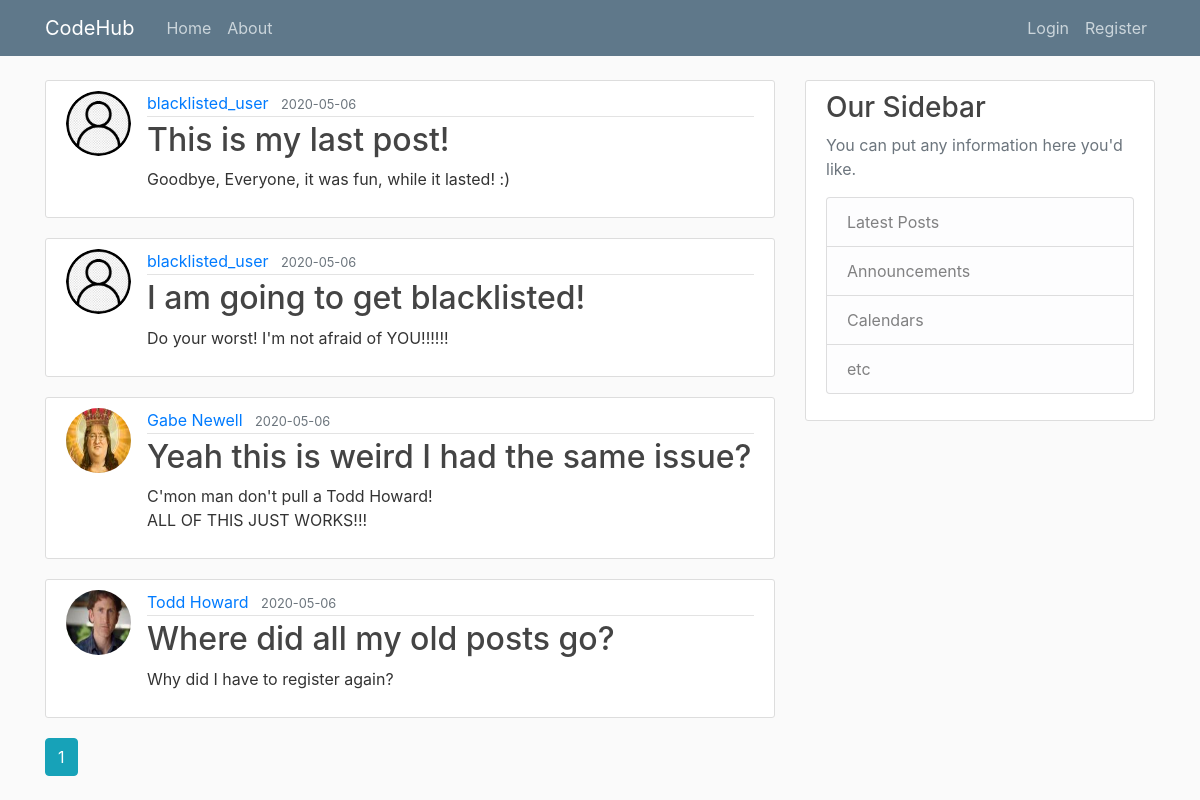
The page /home on the database its author committed.
### app/models.py (models this page shows, shortened)
class Post(db.Model):
    id = db.Column(db.Integer, primary_key=True)                                    # Primary Key
    title = db.Column(db.String(100), nullable=False)                               # Each Post will have a title, with a max(100) characters, uniqueness does not apply, and Null is not allowed!
    date_posted = db.Column(db.DateTime, nullable=False, default=datetime.utcnow)   # Each Post will have a date_posted, with DateTime set to utcnow, current time, and Null is not allowed!
    content = db.Column(db.Text, nullable=False)                                    # Each Post will have a content with no character limit, and Null is not allowed!
    user_id = db.Column(db.Integer, db.ForeignKey('user.id'), nullable=False)       # This is using the user id as a ForeignKey, each post must have an Author, so Null is not allowed!

class User(db.Model, UserMixin):
    id = db.Column(db.Integer, primary_key=True)                                    # Primary Key
    username = db.Column(db.String(20), unique=True, nullable=False)                # Each User will have a username, with a max(20) characters, it must be unique, and Null is not allowed!
    email = db.Column(db.String(120), unique=True, nullable=False)                  # Each User will have an email, with a max(120) characters, it must be unique, and Null is not allowed!
    image_file = db.Column(db.String(20), nullable=False, default='default.jpg')    # Each User will have a defualt profile Image, so uniqueness does not apply, since Null is not allowed!
    password = db.Column(db.String(60), nullable=False)                             # Each User will have passwords, with a max(60) characters, uniqueness does not apply, and Null is not allowed!
    posts = db.relationship('Post', backref='author', lazy=True)                    # This is linked to Posts, Lazy Evaluation is set to: True
    reputation = db.Column(db.Integer, nullable=False, default=10)                  # This has a default value of 10
    chance = db.Column(db.Boolean, nullable=False, default=True)                    # This has a default value of True
    blacklisted = db.Column(db.Boolean, unique=False, default=False)                # This has a default value of False
    compliments=db.Column(db.Integer, unique=False, default=0)                      # This has a default value of 0

class SuperUser(User):                          # This class inherits the User Class
    def SU_approve(self):
        print("This needs to be implemented")

### app/main/routes.py (the view)
@main.route('/')
@main.route('/home')
def home():                                                                                                         # Testing Complete. I no longer need to use dummy data! Horray!!! :D
    page = request.args.get('page', 1, type=int)                                                                    # We request a page, the default page is 1, of type int
    posts = Post.query.order_by(Post.date_posted.desc()).paginate(page=page, per_page=5)                            # Instead of using query.all(), I've changed this to query.paginate() ...
    return render_template('home.html', posts=posts)

### app/templates/home.html
{% extends "template.html" %}
{% block content %}
    {% for post in posts.items %}
        <article class="media content-section">
            <img class="rounded-circle article-img" src="{{ url_for('static', filename='profile_images/' + post.author.image_file ) }}">
            <div class="media-body">
                <div class="article-metadata">
                    <a class="mr-2" href="{{ url_for('users.user_posts', username=post.author.username) }}">{{ post.author.username }}</a>
                    <small class="text-muted">{{ post.date_posted.strftime('%Y-%m-%d') }}</small>
                </div>
                <h2><a class="article-title" href="{{url_for('posts.post', post_id=post.id) }}">{{ post.title }}</a></h2>
                <p class="article-content">{{ post.content }}</p>
            </div>
        </article>
    {% endfor %}
    {% for page_num in posts.iter_pages(left_edge=1, right_edge=1, left_current=1, right_current=2) %}
        {% if page_num %}
            {% if posts.page == page_num %}
                <a class="btn btn-info mb-4" href="{{ url_for('main.home', page=page_num) }}">{{ page_num }}</a>
            {% else %}
                <a class="btn btn-outline-info mb-4" href="{{ url_for('main.home', page=page_num) }}">{{ page_num }}</a>
            {% endif %}
        {% else %}
            ...
        {% endif %}
    {% endfor %}
{% endblock content %}

### app/templates/template.html (shortened to what this page needs)
<!DOCTYPE html>
<html lang="en">
<head>
    <link rel="stylesheet" href="https://stackpath.bootstrapcdn.com/bootstrap/4.4.1/css/bootstrap.min.css">
    <link rel="stylesheet" href="{{ url_for('static', filename='main.css') }}">
</head>
<body>
    <header class="site-header">
        <nav class="navbar navbar-expand-md navbar-dark bg-steel fixed-top">
            <div class="container">
                <a class="navbar-brand mr-4" href="/">CodeHub</a>
                <div class="collapse navbar-collapse" id="navbarToggle">
                    <div class="navbar-nav mr-auto">
                        <a class="nav-item nav-link" href="{{ url_for('main.home') }}">Home</a>
                        <a class="nav-item nav-link" href="{{ url_for('main.about') }}">About</a>
                    </div>
                    <div class="navbar-nav">
                        {% if current_user.is_authenticated %}
                            <a class="nav-item nav-link" href="{{ url_for('posts.new_post') }}">New Post</a>
                            <a class="nav-item nav-link" href="{{ url_for('users.account') }}">Account</a>
                            <a class="nav-item nav-link" href="{{ url_for('users.logout') }}">Log out</a>
                        {% else %}
                            <a class="nav-item nav-link" href="{{ url_for('users.login') }}">Login</a>
                            <a class="nav-item nav-link" href="{{ url_for('users.register') }}">Register</a>
                        {% endif %}
                    </div>
                </div>
            </div>
        </nav>
    </header>
    <main role="main" class="container">
        <div class="row">
            <div class="col-md-8">
                {% block content %}{% endblock %}
            </div>
            <div class="col-md-4">
                <div class="content-section">
                    <h3>Our Sidebar</h3>
                    <p class='text-muted'>You can put any information here you'd like.
                        <ul class="list-group">
                            <li class="list-group-item list-group-item-light">Latest Posts</li>
                            <li class="list-group-item list-group-item-light">Announcements</li>
                            <li class="list-group-item list-group-item-light">Calendars</li>
                            <li class="list-group-item list-group-item-light">etc</li>
                        </ul>
                    </p>
                </div>
            </div>
        </div>
    </main>
</body>
</html>

### app/static/main.css (style rules this page uses)
body { background: #fafafa; color: #333333; margin-top: 5rem; }
h1, h2, h3, h4, h5, h6 { color: #444444; }
.bg-steel { background-color: #5f788a; }
.site-header .navbar-nav .nav-link { color: #cbd5db; }
.content-section { background: #ffffff; padding: 10px 20px; border: 1px solid #dddddd; border-radius: 3px; margin-bottom: 20px; }
.article-title { color: #444444; }
.article-content { white-space: pre-line; }
.article-img { height: 65px; width: 65px; margin-right: 16px; }
.article-metadata { padding-bottom: 1px; margin-bottom: 4px; border-bottom: 1px solid #e3e3e3 }

### rows shown on the page
Post: image_file (placeholder picture), author.username "blacklisted_user", date_posted "2020-05-06", title "This is my last post!", content "Goodbye, Everyone, it was fun, while it lasted! :)"
Post: image_file (placeholder picture), author.username "blacklisted_user", date_posted "2020-05-06", title "I am going to get blacklisted!", content "Do your worst! I'm not afraid of YOU!!!!!!"
Post: image_file (picture), author.username "Gabe Newell", date_posted "2020-05-06", title "Yeah this is weird I had the same issue?", content "C'mon man don't pull a Todd Howard! ALL OF THIS JUST WORKS!!!"
Post: image_file (picture), author.username "Todd Howard", date_posted "2020-05-06", title "Where did all my old posts go?", content "Why did I have to register again?"

### other values the page prints
{{ page_num }} "1"
